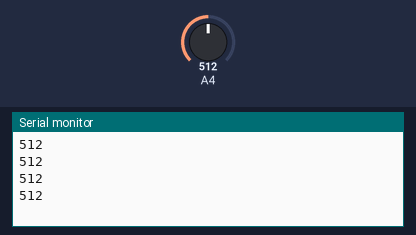
The sketch below on a simulated Arduino Mega 2560, built with avr-gcc and run on an emulated ATmega2560. Parts: the last lines printed to the serial monitor. The inputs (shaded band) are chosen by the test bench; at power-on: A4 = 512.

Above: at 1.2 s.
1.3 s: A4 set to 716
At 1.71 s:
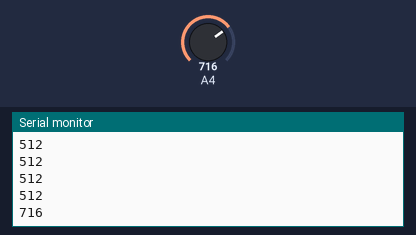
2.8 s: A4 set to 900
At 2.91 s:
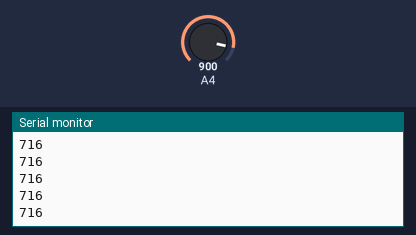
Timing chart, 0 to 5.8 s (numbered marks = the images above; inputs shaded):
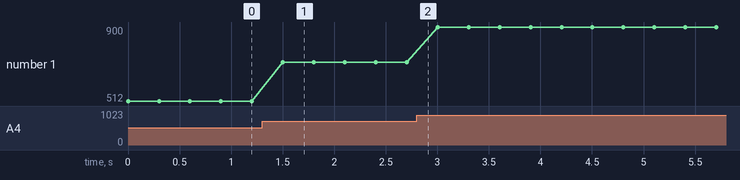

The sketch:

SOIL.ino
```cpp
#define SOIL 36 //GPIO 36번 토양센서 연결

void setup() {
  Serial.begin(9600);
}

void loop() {
  int soil_value = analogRead(SOIL);
  Serial.println(soil_value);
  delay(300);
}
```

Measured:
- after the input at 1.3 s, the serial monitor: prints a new line after 0.20 s (image 1)
- plotted number 1: 512 → 716 after the input at 1.3 s, 716 → 900 after the input at 2.8 s
